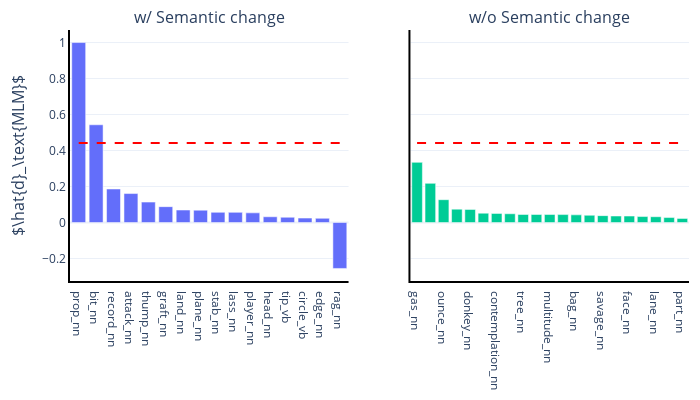

The notebook cell this image was saved under:
### Code cell
pred_inf = np.array([influences[k] for k in keys])
binary_gt = np.array([binary[k] for k in keys]) == 1

pred = pred_inf > thres
correct = pred == binary_gt


fig = make_subplots(rows=1, cols=2, shared_yaxes=True, subplot_titles=("w/ Semantic change", "w/o Semantic change"), y_title=r'$\hat{d}_\text{MLM}$')

x = keys[binary_gt]
y = pred_inf[binary_gt]
idx = y.argsort()[::-1]
fig.add_trace(go.Bar(x=x[idx], y=y[idx], showlegend=False), row=1, col=1)
fig.add_trace(go.Scatter(x=x[idx], y=np.ones(len(idx))*best_thres, mode="lines", line=dict(dash="dash", color="red"), showlegend=False), row=1, col=1)


x = keys[~binary_gt]
y = pred_inf[~binary_gt]
idx = y.argsort()[::-1]
fig.add_trace(go.Bar(x=x[idx], y=y[idx], showlegend=False), row=1, col=2)
fig.add_trace(go.Scatter(x=x[idx], y=np.ones(len(idx))*best_thres, mode="lines", line=dict(dash="dash", color="red"), showlegend=False), row=1, col=2)

fig.update_layout(template="plotly_white", width=700, height=400, margin=dict(t=30, l=70, b=50, r=10))
fig.update_xaxes(showline=True, linewidth=2, linecolor='black', mirror=False)
fig.update_yaxes(showline=True, linewidth=2, linecolor='black', mirror=False)
#fig.update_yaxes(title="Pred Influences")

fig.write_image(f"{log_path.stem}/influences_binary.png")
fig.write_image(f"{log_path.stem}/influences_binary.pdf")
fig.show()

### Figure 1 — Plotly figure (JSON) as saved in the notebook; plotly's stock layout.template omitted (floating-point values rounded to 4 significant figures)
{"data": [{"showlegend": false, "type": "bar", "x": ["prop_nn", "bit_nn", "record_nn", "attack_nn", "thump_nn", "graft_nn", "land_nn", "plane_nn", "stab_nn", "lass_nn", "player_nn", "head_nn", "tip_vb", "circle_vb", "edge_nn", "rag_nn"], "xaxis": "x", "y": [1, 0.5431, 0.1862, 0.161, 0.1135, 0.08816, 0.06936, 0.06864, 0.05669, 0.05651, 0.05365, 0.032, 0.02931, 0.02474, 0.02351, -0.2552], "yaxis": "y"}, {"line": {"color": "red", "dash": "dash"}, "mode": "lines", "showlegend": false, "type": "scatter", "x": ["prop_nn", "bit_nn", "record_nn", "attack_nn", "thump_nn", "graft_nn", "land_nn", "plane_nn", "stab_nn", "lass_nn", "player_nn", "head_nn", "tip_vb", "circle_vb", "edge_nn", "rag_nn"], "xaxis": "x", "y": [0.4422, 0.4422, 0.4422, 0.4422, 0.4422, 0.4422, 0.4422, 0.4422, 0.4422, 0.4422, 0.4422, 0.4422, 0.4422, 0.4422, 0.4422, 0.4422], "yaxis": "y"}, {"showlegend": false, "type": "bar", "x": ["gas_nn", "ball_nn", "ounce_nn", "fiction_nn", "donkey_nn", "chairman_nn", "contemplation_nn", "twist_nn", "tree_nn", "quilt_nn", "multitude_nn", "stroke_vb", "bag_nn", "word_nn", "savage_nn", "pin_vb", "face_nn", "relationship_nn", "lane_nn", "risk_nn", "part_nn"], "xaxis": "x2", "y": [0.3342, 0.2176, 0.1269, 0.07442, 0.0728, 0.05185, 0.05059, 0.04866, 0.04473, 0.04466, 0.04447, 0.0441, 0.04256, 0.04032, 0.03825, 0.03613, 0.0359, 0.03315, 0.03226, 0.02763, 0.02304], "yaxis": "y2"}, {"line": {"color": "red", "dash": "dash"}, "mode": "lines", "showlegend": false, "type": "scatter", "x": ["gas_nn", "ball_nn", "ounce_nn", "fiction_nn", "donkey_nn", "chairman_nn", "contemplation_nn", "twist_nn", "tree_nn", "quilt_nn", "multitude_nn", "stroke_vb", "bag_nn", "word_nn", "savage_nn", "pin_vb", "face_nn", "relationship_nn", "lane_nn", "risk_nn", "part_nn"], "xaxis": "x2", "y": [0.4422, 0.4422, 0.4422, 0.4422, 0.4422, 0.4422, 0.4422, 0.4422, 0.4422, 0.4422, 0.4422, 0.4422, 0.4422, 0.4422, 0.4422, 0.4422, 0.4422, 0.4422, 0.4422, 0.4422, 0.4422], "yaxis": "y2"}], "layout": {"annotations": [{"font": {"size": 16}, "showarrow": false, "text": "w/ Semantic change", "x": 0.225, "xanchor": "center", "xref": "paper", "y": 1, "yanchor": "bottom", "yref": "paper"}, {"font": {"size": 16}, "showarrow": false, "text": "w/o Semantic change", "x": 0.775, "xanchor": "center", "xref": "paper", "y": 1, "yanchor": "bottom", "yref": "paper"}, {"font": {"size": 16}, "showarrow": false, "text": "$\\hat{d}_\\text{MLM}$", "textangle": -90, "x": 0, "xanchor": "right", "xref": "paper", "xshift": -40, "y": 0.5, "yanchor": "middle", "yref": "paper"}], "height": 400, "margin": {"b": 50, "l": 70, "r": 10, "t": 30}, "width": 700, "xaxis": {"anchor": "y", "domain": [0, 0.45], "linecolor": "black", "linewidth": 2, "mirror": false, "showline": true}, "xaxis2": {"anchor": "y2", "domain": [0.55, 1], "linecolor": "black", "linewidth": 2, "mirror": false, "showline": true}, "yaxis": {"anchor": "x", "domain": [0, 1], "linecolor": "black", "linewidth": 2, "mirror": false, "showline": true}, "yaxis2": {"anchor": "x2", "domain": [0, 1], "linecolor": "black", "linewidth": 2, "matches": "y", "mirror": false, "showline": true, "showticklabels": false}}}
